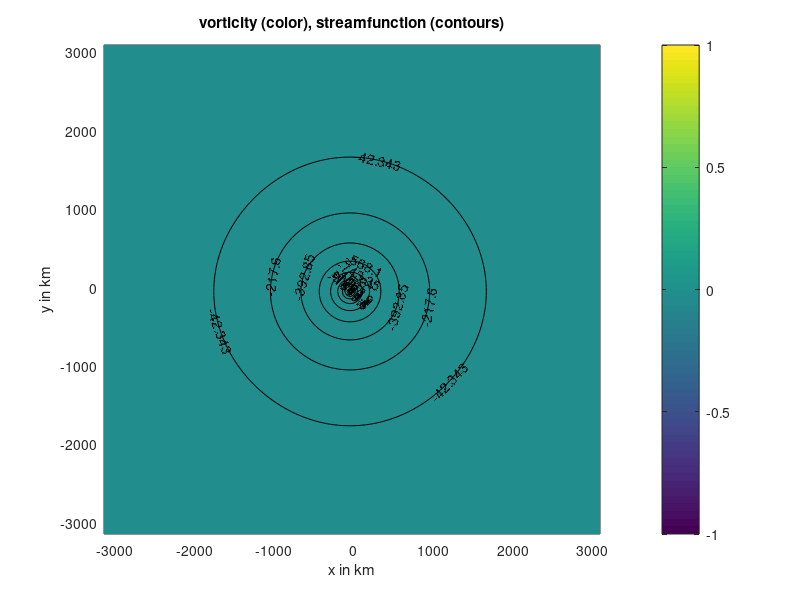

Write the MATLAB code that produced this figure.
% MATLAB file: vorticity_demo.m       
% Demonstration to show streamfunction for point source of vorticity
% program uses fourier series in x and y for inversion
% specify domain size in km
clear all
close all
Lx = 2.*pi*1000; Ly = 2.*pi*1000; % domain size
Nx = 128; Ny = 128; % number of grid points in x and y
x=linspace(-Lx/2,Lx/2,129);
y=linspace(-Ly/2,Ly/2,129);
[xx,yy]=meshgrid(x(1:128),y(1:128));
% Fourier wavenumber operators
dx = [-Nx/2:Nx/2-1] * (2*pi/Lx);
dy = [-Ny/2:Ny/2-1] * (2*pi/Ly);
[DX DY] = meshgrid(dx,dy);
DX = fftshift(DX);   DY = fftshift(DY);
DZ = -(DX.^2+DY.^2);
DZi = DZ;  DZi(1,1) = 1;  DZi = 1./DZi;  DZi(1,1) = 0;

% specify vorticity
zeta = zeros(Nx,Ny); zeta(Nx/2,Ny/2) = 1.;  % discrete delta function
zeta = zeta - sum(sum(zeta))/(Nx*Ny);       % zero mean

% now invert for streamfunction
zetaT = fft2(zeta); zetaT(1,1) = 0;         % spectral vorticity
psiT  = DZi.*zetaT;                         % spectral streamfunction

psi = real(ifft2(psiT));                    % grid point streamfunction

% plot results
figure(1);clf
pcolor(xx,yy,zeta); shading interp; caxis([-1 1]); colorbar
hold on;
[cs,h]=contour(xx,yy,psi,'k');
clabel(cs,h)
xlabel('x in km'), ylabel('y in km')
title('vorticity (color), streamfunction (contours)')
% check
check = real(ifft2(DZ.*fft2(psi)));         % del^2(psi)
clc;disp(['max error = ',num2str(max(max(abs(check-zeta))))])
